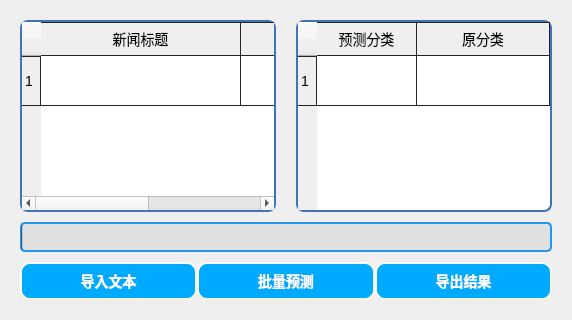
      <widget class="QWidget" name="tab_2">
       <attribute name="title">
        <string>多条预测</string>
       </attribute>
       <layout class="QGridLayout" name="gridLayout_3">
        <item row="0" column="0">
         <widget class="QWidget" name="widget_4" native="true">
          <property name="styleSheet">
           <string notr="true">table:center;</string>
          </property>
          <layout class="QGridLayout" name="gridLayout_2">
           <item row="0" column="0">
            <layout class="QGridLayout" name="gridLayout" columnstretch="100,0">
             <property name="leftMargin">
              <number>0</number>
             </property>
             <property name="topMargin">
              <number>0</number>
             </property>
             <property name="horizontalSpacing">
              <number>20</number>
             </property>
             <property name="verticalSpacing">
              <number>10</number>
             </property>
             <item row="0" column="0">
              <widget class="QTableWidget" name="multiNewsTable">
               <property name="sizePolicy">
                <sizepolicy hsizetype="Expanding" vsizetype="Expanding">
                 <horstretch>0</horstretch>
                 <verstretch>0</verstretch>
                </sizepolicy>
               </property>
               <property name="styleSheet">
                <string notr="true">/*tabelwidget*/
QTableWidget{
	
	font: 12pt &quot;微软雅黑&quot;;
	border:1px solid #242424;
	gridline-color:#242424;
	background-color: white;
	border-width: 2px;
	border-color: #3D74BB;
	border-style: solid;

	border-top-right-radius: 8px;
	border-top-left-radius: 8px;
	border-bottom-left-radius: 8px;
	border-bottom-right-radius: 8px;
}

/*选中item*/
QTableWidget::item:selected{
	color:rgb(255, 255, 255);
	background:qlineargradient(spread:pad,x1:0,y1:0,x2:0,y2:1,stop:0 rgb(0, 170, 255));
}

/*悬浮item*/
QTableWidget::item:hover{
	background:rgb(0, 170, 255);
}
/*表头*/
QHeaderView::section{
	text-align:center;
	font: 14px;
	padding:3px;
	margin:0px;
	border:1px solid #242424;
	border-left-width:0;
}

</string>
               </property>
               <property name="showGrid">
                <bool>true</bool>
               </property>
               <property name="wordWrap">
                <bool>true</bool>
               </property>
               <attribute name="horizontalHeaderDefaultSectionSize">
                <number>200</number>
               </attribute>
               <attribute name="horizontalHeaderStretchLastSection">
                <bool>true</bool>
               </attribute>
               <attribute name="verticalHeaderDefaultSectionSize">
                <number>50</number>
               </attribute>
               <row>
                <property name="text">
                 <string>1</string>
                </property>
               </row>
               <column>
                <property name="text">
                 <string>新闻标题</string>
                </property>
                <property name="font">
                 <font>
                  <weight>75</weight>
                  <bold>true</bold>
                 </font>
                </property>
               </column>
               <column>
                <property name="text">
                 <string>新闻内容</string>
                </property>
                <property name="font">
                 <font>
                  <weight>75</weight>
                  <bold>true</bold>
                 </font>
                </property>
               </column>
               <item row="0" column="0">
                <property name="text">
                 <string/>
                </property>
               </item>
               <item row="0" column="1">
                <property name="text">
                 <string/>
                </property>
               </item>
              </widget>
             </item>
             <item row="1" column="0" colspan="2">
              <widget class="QProgressBar" name="multiLoadingLine">
               <property name="minimumSize">
                <size>
                 <width>0</width>
                 <height>30</height>
                </size>
               </property>
               <property name="styleSheet">
                <string notr="true">QProgressBar{
   border: 2px solid #2196F3;/*边框以及边框颜色*/
    border-radius: 5px;
    background-color: #E0E0E0;

}
/*
QProgressBar::chunk{
	background-color: #2196F3;
    width: 10px; 
    margin: 0.5px;

}
*/</string>
               </property>
               <property name="value">
                <number>0</number>
               </property>
               <property name="textVisible">
                <bool>false</bool>
               </property>
              </widget>
             </item>
             <item row="0" column="1">
              <widget class="QTableWidget" name="multiResultsTable">
               <property name="sizePolicy">
                <sizepolicy hsizetype="Expanding" vsizetype="Expanding">
                 <horstretch>0</horstretch>
                 <verstretch>0</verstretch>
                </sizepolicy>
               </property>
               <property name="styleSheet">
                <string notr="true">/*tabelwidget*/
QTableWidget{
	
	font: 12pt &quot;微软雅黑&quot;;
	border:1px solid #242424;
	gridline-color:#242424;
	background-color: white;
	border-width: 2px;
	border-color: #3D74BB;
	border-style: solid;

	border-top-right-radius: 8px;
	border-top-left-radius: 8px;
	border-bottom-left-radius: 8px;
	border-bottom-right-radius: 8px;
}

/*选中item*/
QTableWidget::item:selected{
color:rgb(255, 255, 255);
background:qlineargradient(spread:pad,x1:0,y1:0,x2:0,y2:1,stop:0 rgb(0, 170, 255));
}

/*悬浮item*/
QTableWidget::item:hover{
background:rgb(0, 170, 255);
}
/*表头*/
QHeaderView::section{
text-align:center;
font: 14px;
padding:3px;
margin:0px;
border:1px solid #242424;
border-left-width:0;
}

</string>
               </property>
               <property name="showGrid">
                <bool>true</bool>
               </property>
               <property name="wordWrap">
                <bool>true</bool>
               </property>
               <attribute name="horizontalHeaderDefaultSectionSize">
                <number>100</number>
               </attribute>
               <attribute name="horizontalHeaderStretchLastSection">
                <bool>true</bool>
               </attribute>
               <attribute name="verticalHeaderDefaultSectionSize">
                <number>50</number>
               </attribute>
               <row>
                <property name="text">
                 <string>1</string>
                </property>
               </row>
               <column>
                <property name="text">
                 <string>预测分类</string>
                </property>
                <property name="font">
                 <font>
                  <weight>75</weight>
                  <bold>true</bold>
                 </font>
                </property>
               </column>
               <column>
                <property name="text">
                 <string>原分类</string>
                </property>
                <property name="font">
                 <font>
                  <weight>75</weight>
                  <bold>true</bold>
                 </font>
                </property>
               </column>
               <item row="0" column="0">
                <property name="text">
                 <string/>
                </property>
               </item>
               <item row="0" column="1">
                <property name="text">
                 <string/>
                </property>
               </item>
              </widget>
             </item>
             <item row="2" column="0" colspan="2">
              <layout class="QHBoxLayout" name="horizontalLayout_2">
               <item>
                <widget class="QPushButton" name="multiFileButton">
                 <property name="styleSheet">
                  <string notr="true">QPushButton {
	color:white;
    background-color:rgb(0, 170, 255);
    border-style: outset;
    border-width: 2px;
    border-radius: 10px;
    border-color: beige;
    font: bold 14px;
    min-width: 10em;
	min-height: 2em;

    padding: 6px;
}
QPushButton::pressed {
    background-color: white;
	color:rgb(0, 170, 255);
    border-style: inset;
}</string>
                 </property>
                 <property name="text">
                  <string>导入文本</string>
                 </property>
                </widget>
               </item>
               <item>
                <widget class="QPushButton" name="multiPredictButton">
                 <property name="styleSheet">
                  <string notr="true">QPushButton {
	color:white;
    background-color:rgb(0, 170, 255);
    border-style: outset;
    border-width: 2px;
    border-radius: 10px;
    border-color: beige;
    font: bold 14px;
    min-width: 10em;
	min-height: 2em;
    padding: 6px;
}
QPushButton::pressed {
    background-color: white;
	color:rgb(0, 170, 255);
    border-style: inset;
}</string>
                 </property>
                 <property name="text">
                  <string>批量预测</string>
                 </property>
                </widget>
               </item>
               <item>
                <widget class="QPushButton" name="multiSaveButton">
                 <property name="styleSheet">
                  <string notr="true">QPushButton {
	color:white;
    background-color:rgb(0, 170, 255);
    border-style: outset;
    border-width: 2px;
    border-radius: 10px;
    border-color: beige;
    font: bold 14px;
    min-width: 10em;
	min-height: 2em;
    padding: 6px;
}
QPushButton::pressed {
    background-color: white;
	color:rgb(0, 170, 255);
    border-style: inset;
}</string>
                 </property>
                 <property name="text">
                  <string>导出结果</string>
                 </property>
                </widget>
               </item>
              </layout>
             </item>
            </layout>
           </item>
          </layout>
         </widget>
        </item>
       </layout>
      </widget>
